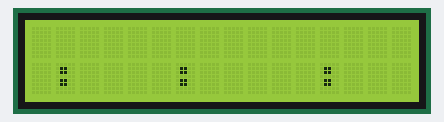
Simulated run of this sketch. Board: Arduino Uno, built with avr-gcc and run on an emulated ATmega328P. Shown: 16×2 character LCD.

Above: at 0.1 s.
At 4.1 s:
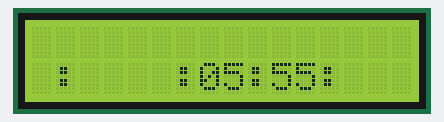
At 9.1 s:
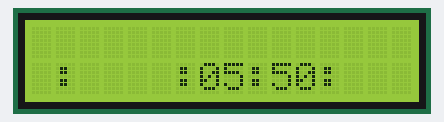
At 19.2 s:
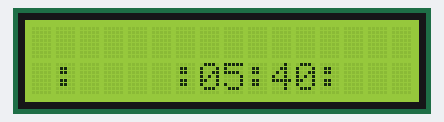
At 28.2 s:
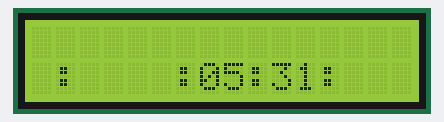
At 38.2 s:
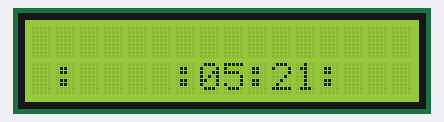

Measured:
- what the display in image 1 shows lasts 1.0 s, from 4.1 s to 5.1 s

The sketch:

timer_lcd.ino
```cpp
#include <LiquidCrystal.h>

int S = 59; // count seconds
int M = 05; // count minutes

//initialize the library with the numbers of the interface pins
 const int rs = 8, en = 2, d4 = 4, d5 = 5, d6 = 6, d7 = 7;
LiquidCrystal lcd(rs, en, d4, d5, d6, d7);
void setup()
{
 lcd.begin(16,2);//set up the LCD's number of columns and rows
}
void loop()
{
 lcd.setCursor(1,1);
 lcd.print(":");
 lcd.setCursor(6,1);
 lcd.print(":");
 lcd.setCursor(12,1);
 lcd.print(":");

 S--;
 delay(1000);

 if(S<0)
 {
   M--;
   S=59;
 }
 if(M<0)
 {
   M=05;
 }
 if(M>5)
 {
   lcd.setCursor(7,1);
   lcd.print(M);
 }
 else
 {
   lcd.setCursor(7,1);
   lcd.print("0");
   lcd.setCursor(8,1);
   lcd.print(M);
   lcd.setCursor(9,1);
   lcd.print(":");
 }

 if(S>0)
 {
   lcd.setCursor(10,1);
   lcd.print(S);
 }
 else
 {
   lcd.setCursor(10,1);
   lcd.print("0");
   lcd.setCursor(11,1);
   lcd.print(S);
   lcd.setCursor(12,1);
   lcd.print(" ");
 }

}
```
